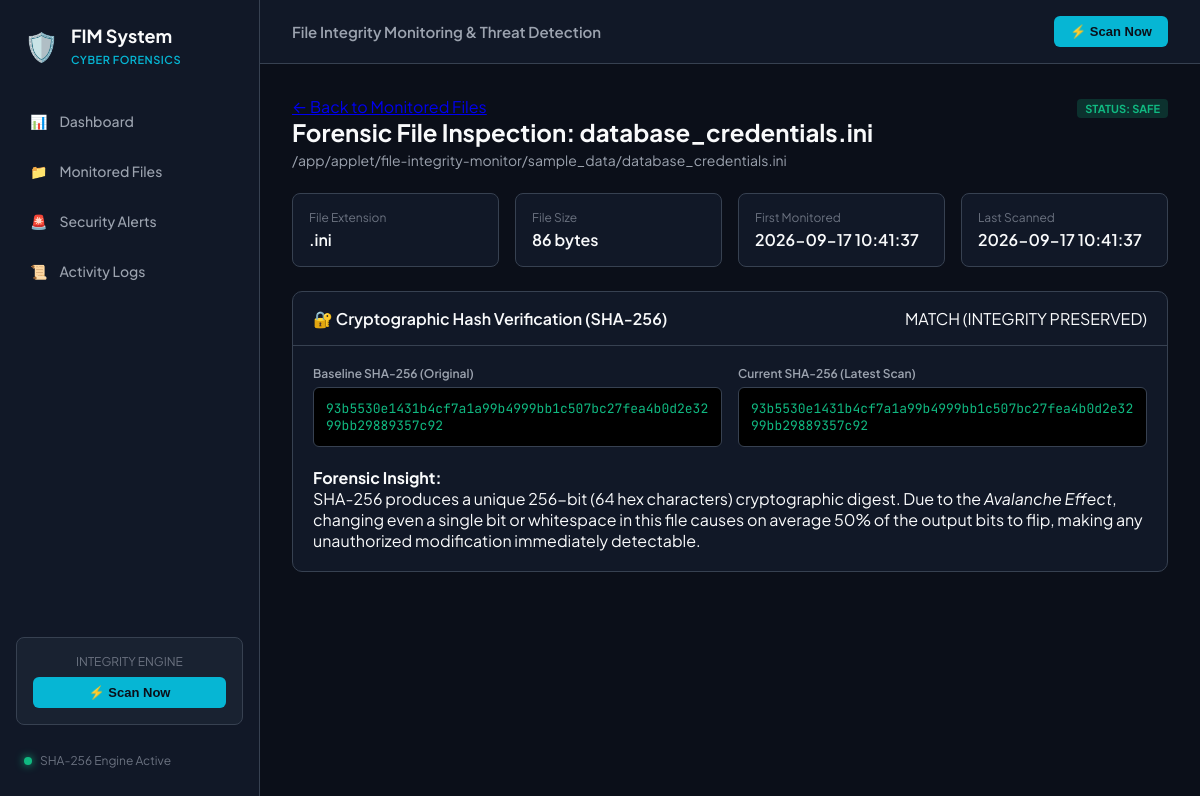
Screenshot of /file/4 with the database file from the repository.
### tables this page shows
CREATE TABLE monitored_files (
        id INTEGER PRIMARY KEY AUTOINCREMENT,
        file_name TEXT NOT NULL,
        file_path TEXT UNIQUE NOT NULL,
        file_extension TEXT,
        file_size INTEGER DEFAULT 0,
        status TEXT DEFAULT 'SAFE', -- SAFE, MODIFIED, DELETED, NEW
        first_monitored_time TEXT NOT NULL,
        last_scan_time TEXT,
        is_active INTEGER DEFAULT 1
    );

CREATE TABLE file_hashes (
        id INTEGER PRIMARY KEY AUTOINCREMENT,
        file_id INTEGER NOT NULL,
        baseline_hash TEXT NOT NULL,
        current_hash TEXT NOT NULL,
        updated_at TEXT NOT NULL,
        FOREIGN KEY (file_id) REFERENCES monitored_files (id) ON DELETE CASCADE
    );

### app.py (the view)
@app.route("/file/<int:file_id>")
def file_details(file_id):
    conn = get_db_connection()
    cursor = conn.cursor()
    cursor.execute("""
        SELECT mf.*, fh.baseline_hash, fh.current_hash, fh.updated_at
        FROM monitored_files mf
        LEFT JOIN file_hashes fh ON mf.id = fh.file_id
        WHERE mf.id = ?
    """, (file_id,))
    item = cursor.fetchone()
    if not item:
        conn.close()
        flash("File record not found.", "danger")
        return redirect(url_for("files"))
    cursor.execute("SELECT * FROM alerts WHERE file_id = ? ORDER BY id DESC", (file_id,))
    file_alerts = cursor.fetchall()
    cursor.execute("SELECT * FROM activity_logs WHERE file_name = ? ORDER BY id DESC LIMIT 10", (item['file_name'],))
    file_logs = cursor.fetchall()
    conn.close()
    return render_template("file_details.html", file=item, alerts=file_alerts, logs=file_logs)

### database.py (called while the page is built)
def get_db_connection():
    os.makedirs(DB_DIR, exist_ok=True)
    conn = sqlite3.connect(DB_PATH)
    conn.row_factory = sqlite3.Row
    return conn

### templates/file_details.html (shortened to what this page needs)
{% extends "base.html" %}
{% block content %}
<div class="file-details-container">
    <div class="page-header">
        <div>
            <a href="{{ url_for('files') }}" class="back-link">← Back to Monitored Files</a>
            <h1>Forensic File Inspection: {{ file.file_name }}</h1>
            <p class="subtitle">{{ file.file_path }}</p>
        </div>
        <div class="details-status">
            <span class="badge badge-status-{{ file.status|lower }} lg">
                Status: {{ file.status }}
            </span>
        </div>
    </div>
    <div class="details-grid">
        <div class="detail-card">
            <span class="detail-label">File Extension</span>
            <span class="detail-val">{{ file.file_extension or 'None' }}</span>
        </div>
        <div class="detail-card">
            <span class="detail-label">File Size</span>
            <span class="detail-val">{{ file.file_size }} bytes</span>
        </div>
        <div class="detail-card">
            <span class="detail-label">First Monitored</span>
            <span class="detail-val">{{ file.first_monitored_time }}</span>
        </div>
        <div class="detail-card">
            <span class="detail-label">Last Scanned</span>
            <span class="detail-val">{{ file.last_scan_time or 'Pending Scan' }}</span>
        </div>
    </div>
    <div class="panel hash-comparison-panel">
        <div class="panel-header">
            <h2>🔐 Cryptographic Hash Verification (SHA-256)</h2>
            <span class="hash-verdict verdict-{{ file.status|lower }}">
                {% if file.baseline_hash == file.current_hash and file.status != 'DELETED' %}
                    MATCH (INTEGRITY PRESERVED)
                {% elif file.status == 'DELETED' %}
                    FILE REMOVED FROM DISK
                {% else %}
                    HASH DIVERGENCE DETECTED
                {% endif %}
            </span>
        </div>
        <div class="panel-body">
            <div class="hash-display-row">
                <div class="hash-block">
                    <span class="hash-type">Baseline SHA-256 (Original)</span>
                    <div class="hash-box safe">
                        <code>{{ file.baseline_hash or 'Not recorded' }}</code>
                    </div>
                </div>
                <div class="hash-block">
                    <span class="hash-type">Current SHA-256 (Latest Scan)</span>
                    <div class="hash-box {% if file.baseline_hash == file.current_hash %}safe{% else %}tampered{% endif %}">
                        <code>{{ file.current_hash or 'Pending scan or file deleted' }}</code>
                    </div>
                </div>
            </div>
            <div class="hash-analysis-note">
                <strong>Forensic Insight:</strong>
                <p>
                    SHA-256 produces a unique 256-bit (64 hex characters) cryptographic digest.
                    Due to the <em>Avalanche Effect</em>, changing even a single bit or whitespace in this file causes on average 50% of the output bits to flip, making any unauthorized modification immediately detectable.
                </p>
            </div>
        </div>
    </div>
</div>
{% endblock %}

### static/css/style.css (style rules this page uses)
:root { --bg-main: #0b0f19; --bg-surface: #111827; --bg-surface-elevated: #1f2937; --bg-surface-hover: #374151; --border-color: #374151; --border-subtle: #1f2937; --text-primary: #f9fafb; --text-secondary: #9ca3af; --text-muted: #6b7280; --color-accent: #06b6d4; --color-accent-hover: #0891b2; --color-success: #10b981; --color-warning: #f59e0b; --color-danger: #ef4444; --color-purple: #8b5cf6; --color-crimson: #e11d48; }
* { box-sizing: border-box; margin: 0; padding: 0; }
body.cyber-theme { background-color: var(--bg-main); color: var(--text-primary); font-family: 'Plus Jakarta Sans', -apple-system, BlinkMacSystemFont, sans-serif; min-height: 100vh; }
code, .code-hash, .mono-path, .mono-time { font-family: 'JetBrains Mono', monospace; }
.page-header { display: flex; justify-content: space-between; align-items: flex-start; margin-bottom: 24px; }
.page-header h1 { font-size: 24px; font-weight: 700; }
.subtitle { color: var(--text-secondary); font-size: 14px; margin-top: 4px; }
.panel { background-color: var(--bg-surface); border: 1px solid var(--border-color); border-radius: 10px; overflow: hidden; margin-bottom: 24px; }
.panel-header { padding: 16px 20px; border-bottom: 1px solid var(--border-color); display: flex; justify-content: space-between; align-items: center; }
.panel-header h2 { font-size: 16px; font-weight: 600; }
.panel-body { padding: 20px; }
.badge { display: inline-block; padding: 3px 8px; border-radius: 4px; font-size: 11px; font-weight: 700; text-transform: uppercase; }
.badge-status-safe { background: rgba(16, 185, 129, 0.2); color: var(--color-success); }
.hash-comparison-panel .hash-display-row { display: grid; grid-template-columns: 1fr 1fr; gap: 16px; margin-bottom: 20px; }
.hash-block { display: flex; flex-direction: column; gap: 6px; }
.hash-type { font-size: 12px; font-weight: 600; color: var(--text-secondary); }
.hash-box { background: #000; border: 1px solid var(--border-color); padding: 12px; border-radius: 6px; word-break: break-all; font-size: 13px; }
.hash-box.safe code { color: var(--color-success); }
.details-grid { display: grid; grid-template-columns: repeat(auto-fit, minmax(200px, 1fr)); gap: 16px; margin-bottom: 24px; }
.detail-card { background: var(--bg-surface); border: 1px solid var(--border-color); padding: 16px; border-radius: 8px; display: flex; flex-direction: column; }
.detail-label { font-size: 12px; color: var(--text-muted); }
.detail-val { font-size: 16px; font-weight: 600; margin-top: 4px; }

### rows the page displays
monitored_files: file_name "database_credentials.ini", file_path "/app/applet/file-integrity-monitor/sample_data/database_credentials.ini", status "SAFE", file_extension ".ini", file_size "86", first_monitored_time "2026-09-17 10:41:37", last_scan_time "2026-09-17 10:41:37"
file_hashes: baseline_hash "93b5530e1431b4cf7a1a99b4999bb1c507bc27fea4b0d2e3299bb29889357c92", current_hash "93b5530e1431b4cf7a1a99b4999bb1c507bc27fea4b0d2e3299bb29889357c92"
